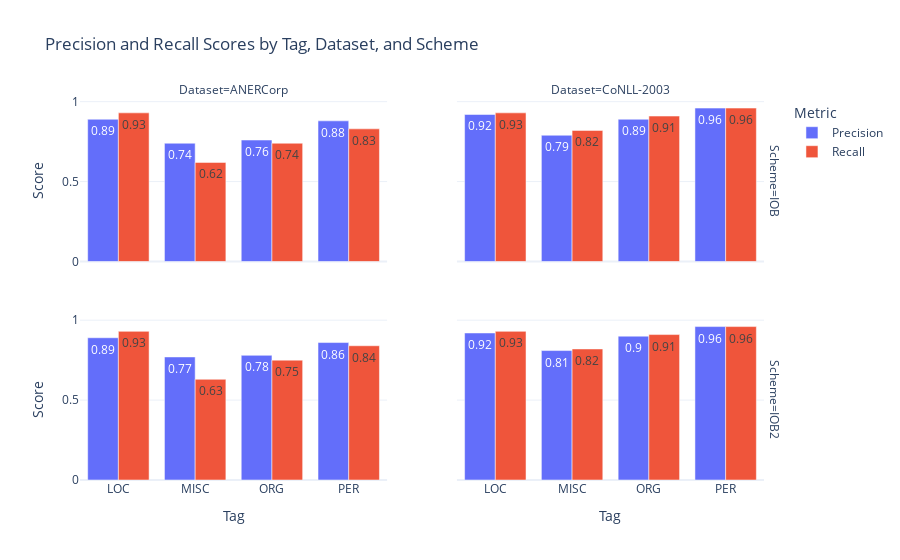

Here is the notebook cell this chart was saved with:
### Markdown cell above
report

### Code cell
report_data = []
for data, values in dash_data.items():
    entity_report = values.entity_non_strict_report
    entity_strict_report = values.entity_strict_report
    entity_report['Dataset'] = data
    entity_report['Scheme'] = 'IOB'
    entity_strict_report['Dataset'] = data
    entity_strict_report['Scheme'] = 'IOB2'
    report_data.append(pd.concat([
		entity_report, 
		entity_strict_report
	]))
df = pd.concat(report_data)


tag_mapping = {
    'PERS': 'PER'
}

dataset_mapping = {
    'ANERCorp_CamelLab_arabertv02': 'ANERCorp',
    'conll2003_bert': 'CoNLL-2003'
}

df['Tag'] = df['Tag'].replace(tag_mapping)
df['Dataset'] = df['Dataset'].replace(dataset_mapping)
# df = df[[col for col in df.columns if col != 'F1']].copy()
entity_report_data = df[~df['Tag'].isin(['micro', 'macro', 'weighted'])]

entity_report_data



# Assuming 'df_long' is your DataFrame reshaped
df_long = entity_report_data.melt(id_vars=["Tag", "Support", "Dataset", "Scheme"], 
                  value_vars=["Precision", "Recall"], 
                  var_name="Metric", value_name="Value")
df_long['Value'] = df_long['Value'].round(2)
# Creating the faceted bar plot using the reshaped data
fig = px.bar(df_long, x="Tag", y="Value",
             facet_row="Scheme", facet_col="Dataset",
             title="Precision and Recall Scores by Tag, Dataset, and Scheme",
             labels={"Value": "Score"},
             color="Metric", barmode="group",
             template="plotly_white",
             facet_row_spacing=0.15,  # Adjust to a higher value for more space
             facet_col_spacing=0.1,  # Adjust to a higher value for more space
             text='Value',  # Display the Value on top of each bar
            #  text_auto='.2s'  # Automatically format the text with 2 significant digits
             )
# fig.update_traces(texttemplate='%{text:.2f}', textposition='outside')



# Update layout for better clarity
# fig.update_layout(
#     plot_bgcolor='rgba(255,255,255,1)',  # Ensure the background is white
#     paper_bgcolor='rgba(255,255,255,1)',  # Ensure the paper background is also white
# )

fig.show()

### Figure 1 — Plotly figure (JSON) as saved in the notebook; plotly's stock layout.template omitted (floating-point values rounded to 4 significant figures)
{"data": [{"alignmentgroup": "True", "hovertemplate": "Metric=Precision<br>Scheme=IOB<br>Dataset=ANERCorp<br>Tag=%{x}<br>Score=%{text}<extra></extra>", "legendgroup": "Precision", "marker": {"color": "#636efa", "pattern": {"shape": ""}}, "name": "Precision", "offsetgroup": "Precision", "orientation": "v", "showlegend": true, "text": [0.89, 0.74, 0.76, 0.88], "textposition": "auto", "type": "bar", "x": ["LOC", "MISC", "ORG", "PER"], "xaxis": "x3", "y": [0.89, 0.74, 0.76, 0.88], "yaxis": "y3"}, {"alignmentgroup": "True", "hovertemplate": "Metric=Precision<br>Scheme=IOB<br>Dataset=CoNLL-2003<br>Tag=%{x}<br>Score=%{text}<extra></extra>", "legendgroup": "Precision", "marker": {"color": "#636efa", "pattern": {"shape": ""}}, "name": "Precision", "offsetgroup": "Precision", "orientation": "v", "showlegend": false, "text": [0.92, 0.79, 0.89, 0.96], "textposition": "auto", "type": "bar", "x": ["LOC", "MISC", "ORG", "PER"], "xaxis": "x4", "y": [0.92, 0.79, 0.89, 0.96], "yaxis": "y4"}, {"alignmentgroup": "True", "hovertemplate": "Metric=Precision<br>Scheme=IOB2<br>Dataset=ANERCorp<br>Tag=%{x}<br>Score=%{text}<extra></extra>", "legendgroup": "Precision", "marker": {"color": "#636efa", "pattern": {"shape": ""}}, "name": "Precision", "offsetgroup": "Precision", "orientation": "v", "showlegend": false, "text": [0.89, 0.77, 0.78, 0.86], "textposition": "auto", "type": "bar", "x": ["LOC", "MISC", "ORG", "PER"], "xaxis": "x", "y": [0.89, 0.77, 0.78, 0.86], "yaxis": "y"}, {"alignmentgroup": "True", "hovertemplate": "Metric=Precision<br>Scheme=IOB2<br>Dataset=CoNLL-2003<br>Tag=%{x}<br>Score=%{text}<extra></extra>", "legendgroup": "Precision", "marker": {"color": "#636efa", "pattern": {"shape": ""}}, "name": "Precision", "offsetgroup": "Precision", "orientation": "v", "showlegend": false, "text": [0.92, 0.81, 0.9, 0.96], "textposition": "auto", "type": "bar", "x": ["LOC", "MISC", "ORG", "PER"], "xaxis": "x2", "y": [0.92, 0.81, 0.9, 0.96], "yaxis": "y2"}, {"alignmentgroup": "True", "hovertemplate": "Metric=Recall<br>Scheme=IOB<br>Dataset=ANERCorp<br>Tag=%{x}<br>Score=%{text}<extra></extra>", "legendgroup": "Recall", "marker": {"color": "#EF553B", "pattern": {"shape": ""}}, "name": "Recall", "offsetgroup": "Recall", "orientation": "v", "showlegend": true, "text": [0.93, 0.62, 0.74, 0.83], "textposition": "auto", "type": "bar", "x": ["LOC", "MISC", "ORG", "PER"], "xaxis": "x3", "y": [0.93, 0.62, 0.74, 0.83], "yaxis": "y3"}, {"alignmentgroup": "True", "hovertemplate": "Metric=Recall<br>Scheme=IOB<br>Dataset=CoNLL-2003<br>Tag=%{x}<br>Score=%{text}<extra></extra>", "legendgroup": "Recall", "marker": {"color": "#EF553B", "pattern": {"shape": ""}}, "name": "Recall", "offsetgroup": "Recall", "orientation": "v", "showlegend": false, "text": [0.93, 0.82, 0.91, 0.96], "textposition": "auto", "type": "bar", "x": ["LOC", "MISC", "ORG", "PER"], "xaxis": "x4", "y": [0.93, 0.82, 0.91, 0.96], "yaxis": "y4"}, {"alignmentgroup": "True", "hovertemplate": "Metric=Recall<br>Scheme=IOB2<br>Dataset=ANERCorp<br>Tag=%{x}<br>Score=%{text}<extra></extra>", "legendgroup": "Recall", "marker": {"color": "#EF553B", "pattern": {"shape": ""}}, "name": "Recall", "offsetgroup": "Recall", "orientation": "v", "showlegend": false, "text": [0.93, 0.63, 0.75, 0.84], "textposition": "auto", "type": "bar", "x": ["LOC", "MISC", "ORG", "PER"], "xaxis": "x", "y": [0.93, 0.63, 0.75, 0.84], "yaxis": "y"}, {"alignmentgroup": "True", "hovertemplate": "Metric=Recall<br>Scheme=IOB2<br>Dataset=CoNLL-2003<br>Tag=%{x}<br>Score=%{text}<extra></extra>", "legendgroup": "Recall", "marker": {"color": "#EF553B", "pattern": {"shape": ""}}, "name": "Recall", "offsetgroup": "Recall", "orientation": "v", "showlegend": false, "text": [0.93, 0.82, 0.91, 0.96], "textposition": "auto", "type": "bar", "x": ["LOC", "MISC", "ORG", "PER"], "xaxis": "x2", "y": [0.93, 0.82, 0.91, 0.96], "yaxis": "y2"}], "layout": {"annotations": [{"font": {}, "showarrow": false, "text": "Dataset=ANERCorp", "x": 0.22, "xanchor": "center", "xref": "paper", "y": 1, "yanchor": "bottom", "yref": "paper"}, {"font": {}, "showarrow": false, "text": "Dataset=CoNLL-2003", "x": 0.76, "xanchor": "center", "xref": "paper", "y": 1, "yanchor": "bottom", "yref": "paper"}, {"font": {}, "showarrow": false, "text": "Scheme=IOB2", "textangle": 90, "x": 0.98, "xanchor": "left", "xref": "paper", "y": 0.2125, "yanchor": "middle", "yref": "paper"}, {"font": {}, "showarrow": false, "text": "Scheme=IOB", "textangle": 90, "x": 0.98, "xanchor": "left", "xref": "paper", "y": 0.7875, "yanchor": "middle", "yref": "paper"}], "barmode": "group", "legend": {"title": {"text": "Metric"}, "tracegroupgap": 0}, "title": {"text": "Precision and Recall Scores by Tag, Dataset, and Scheme"}, "xaxis": {"anchor": "y", "domain": [0, 0.44], "title": {"text": "Tag"}}, "xaxis2": {"anchor": "y2", "domain": [0.54, 0.98], "matches": "x", "title": {"text": "Tag"}}, "xaxis3": {"anchor": "y3", "domain": [0, 0.44], "matches": "x", "showticklabels": false}, "xaxis4": {"anchor": "y4", "domain": [0.54, 0.98], "matches": "x", "showticklabels": false}, "yaxis": {"anchor": "x", "domain": [0, 0.425], "title": {"text": "Score"}}, "yaxis2": {"anchor": "x2", "domain": [0, 0.425], "matches": "y", "showticklabels": false}, "yaxis3": {"anchor": "x3", "domain": [0.575, 1], "matches": "y", "title": {"text": "Score"}}, "yaxis4": {"anchor": "x4", "domain": [0.575, 1], "matches": "y", "showticklabels": false}}}
